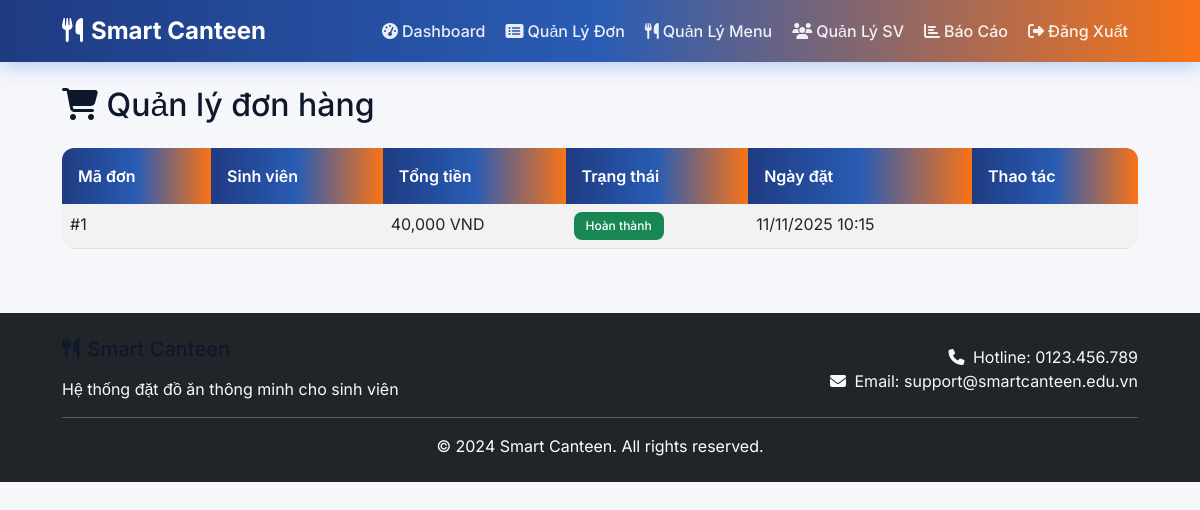
Page /admin/orders (signed in) on the committed database.
### models.py (models this page shows)
class Order(db.Model):
    id = db.Column(db.Integer, primary_key=True)
    user_id = db.Column(db.Integer, db.ForeignKey('user.id'), nullable=False)
    total_amount = db.Column(db.Integer, default=0)
    status = db.Column(db.String(20), default='pending')
    created_at = db.Column(db.DateTime, default=datetime.utcnow)
    user = db.relationship('User', backref='orders')

### app.py (the view)
@app.route('/admin/orders')
@login_required
def admin_orders():
    if current_user.role != 'admin':
        flash('Bạn không có quyền truy cập!', 'error')
        return redirect(url_for('menu'))
    orders = Order.query.order_by(Order.created_at.desc()).all()
    return render_template('admin_orders.html', orders=orders)

### app.py (called while the page is built)
@app.context_processor
def inject_cart_count():
    cart = session.get('cart', {})
    total_qty = sum(item.get('quantity', 0) for item in cart.values())
    return dict(cart_quantity=total_qty)

@login_manager.user_loader
def load_user(user_id):
    return User.query.get(int(user_id))

### templates/admin_orders.html (shortened to what this page needs)
{% extends "base.html" %}
{% block content %}
<h2 class="mb-4"><i class="fas fa-shopping-cart"></i> Quản lý đơn hàng</h2>
{% if orders %}
<div class="table-responsive">
    <table class="table table-striped">
        <thead class="table-dark">
            <tr>
                <th>Mã đơn</th>
                <th>Sinh viên</th>
                <th>Tổng tiền</th>
                <th>Trạng thái</th>
                <th>Ngày đặt</th>
                <th>Thao tác</th>
            </tr>
        </thead>
        <tbody>
            {% for order in orders %}
            <tr>
                <td>#{{ order.id }}</td>
                <td>{{ order.user.student_detail.ho_ten if order.user.student_detail else 'N/A' }}</td>
                <td>{{ "{:,.0f} VND".format(order.total_amount) }}</td>
                <td>
                    {% if order.status == 'pending' %}
                    <span class="badge bg-warning">Đang chờ</span>
                    {% elif order.status == 'confirmed' %}
                    <span class="badge bg-info">Đang làm</span>
                    {% elif order.status == 'completed' %}
                    <span class="badge bg-success">Hoàn thành</span>
                    {% endif %}
                </td>
                <td>{{ order.created_at.strftime('%d/%m/%Y %H:%M') }}</td>
                <td>
                </td>
            </tr>
            {% endfor %}
        </tbody>
    </table>
</div>
{% else %}
<div class="alert alert-info text-center">
    <i class="fas fa-shopping-cart fa-2x mb-3"></i><br>
    Chưa có đơn hàng nào.
</div>
{% endif %}
{% endblock %}

### static/css/custom.css (style rules this page uses)
:root { --color-bg: #f6f7fb; --color-surface: #ffffff; --color-primary: #1f3b82; --color-accent: #f97316; --color-muted: #58627a; --color-success: #16a34a; --radius: 12px; --gradient: linear-gradient(90deg, rgba(31,59,130,1) 0%, rgba(41,92,180,1) 50%, rgba(249,115,22,1) 100%); }
body { background: var(--color-bg); color: var(--color-muted); font-family: Inter, system-ui, -apple-system, 'Segoe UI', Roboto, 'Helvetica Neue', Arial; -webkit-font-smoothing: antialiased; -moz-osx-font-smoothing: grayscale; }
h1, h2, h3, h4, h5 { color: #0f172a; }

### templates/base.html (style rules this page uses)
:root { --primary: #2563eb; --secondary: #1e40af; --accent: #f97316; --accent-light: #fdba74; --light: #ffffff; --dark: #1f2937; --gray: #6b7280; --gradient: linear-gradient(135deg, #2563eb 0%, #1e40af 100%); --gradient-accent: linear-gradient(135deg, #f97316 0%, #ea580c 100%); --shadow: 0 8px 30px rgba(0,0,0,0.12); --radius: 16px; }
* { font-family: 'Inter', sans-serif; }
body { background: linear-gradient(135deg, #f8fafc 0%, #e2e8f0 100%); min-height: 100vh; }
.table { border-radius: var(--radius); overflow: hidden; background: white; }
.table thead th { background: var(--gradient); color: white; border: none; font-weight: 600; padding: 1rem; }
.badge { border-radius: 8px; padding: 8px 12px; font-weight: 500; }

### rows in the picture
Order: id "1", total_amount "40,000 VND", status "Hoàn thành", created_at "11/11/2025 10:15"
